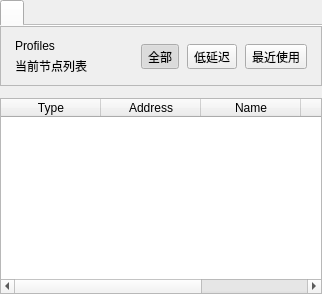
          <widget class="QTabWidget" name="tabWidget">
          <property name="currentIndex">
           <number>0</number>
          </property>
          <property name="documentMode">
           <bool>true</bool>
          </property>
           <property name="tabPosition">
            <enum>QTabWidget::North</enum>
           </property>
          <property name="movable">
           <bool>true</bool>
          </property>
        <widget class="QWidget" name="widget1">
         <attribute name="title">
          <string/>
         </attribute>
         <layout class="QVBoxLayout" name="workspaceTabLayout">
          <property name="spacing">
           <number>12</number>
          </property>
          <property name="leftMargin">
           <number>0</number>
          </property>
          <property name="topMargin">
           <number>0</number>
          </property>
          <property name="rightMargin">
           <number>0</number>
          </property>
          <property name="bottomMargin">
           <number>0</number>
          </property>
          <item>
           <widget class="QFrame" name="workspaceHeaderPanel">
            <property name="frameShape">
             <enum>QFrame::StyledPanel</enum>
            </property>
            <layout class="QHBoxLayout" name="workspaceHeaderLayout">
             <property name="spacing">
              <number>10</number>
             </property>
             <property name="leftMargin">
              <number>14</number>
             </property>
             <property name="topMargin">
              <number>12</number>
             </property>
             <property name="rightMargin">
              <number>14</number>
             </property>
             <property name="bottomMargin">
              <number>10</number>
             </property>
             <item>
              <layout class="QVBoxLayout" name="workspaceHeaderTextLayout">
               <property name="spacing">
                <number>4</number>
               </property>
               <item>
                <widget class="QLabel" name="workspaceEyebrow">
                 <property name="text">
                  <string>Profiles</string>
                 </property>
                </widget>
               </item>
               <item>
                <widget class="QLabel" name="workspaceTitle">
                 <property name="text">
                  <string>当前节点列表</string>
                 </property>
                </widget>
               </item>
              </layout>
             </item>
             <item>
              <spacer name="horizontalSpacer_workspaceHeader">
               <property name="orientation">
                <enum>Qt::Horizontal</enum>
               </property>
               <property name="sizeHint" stdset="0">
                <size>
                 <width>40</width>
                 <height>20</height>
                </size>
               </property>
              </spacer>
             </item>
             <item>
              <layout class="QHBoxLayout" name="workspaceFilterLayout">
               <property name="spacing">
                <number>8</number>
               </property>
               <item>
                <widget class="QToolButton" name="filterButtonAll">
                 <property name="text">
                  <string>全部</string>
                 </property>
                 <property name="checkable">
                  <bool>true</bool>
                 </property>
                 <property name="checked">
                  <bool>true</bool>
                 </property>
                 <property name="toolButtonStyle">
                  <enum>Qt::ToolButtonTextOnly</enum>
                 </property>
                </widget>
               </item>
               <item>
                <widget class="QToolButton" name="filterButtonFast">
                 <property name="text">
                  <string>低延迟</string>
                 </property>
                 <property name="checkable">
                  <bool>true</bool>
                 </property>
                 <property name="toolButtonStyle">
                  <enum>Qt::ToolButtonTextOnly</enum>
                 </property>
                </widget>
               </item>
               <item>
                <widget class="QToolButton" name="filterButtonRecent">
                 <property name="text">
                  <string>最近使用</string>
                 </property>
                 <property name="checkable">
                  <bool>true</bool>
                 </property>
                 <property name="toolButtonStyle">
                  <enum>Qt::ToolButtonTextOnly</enum>
                 </property>
                </widget>
               </item>
              </layout>
             </item>
            </layout>
           </widget>
          </item>
          <item>
           <widget class="MyTableWidget" name="proxyListTable">
            <property name="contextMenuPolicy">
             <enum>Qt::CustomContextMenu</enum>
            </property>
           <property name="editTriggers">
            <set>QAbstractItemView::NoEditTriggers</set>
           </property>
           <property name="alternatingRowColors">
            <bool>true</bool>
           </property>
           <property name="selectionBehavior">
            <enum>QAbstractItemView::SelectRows</enum>
           </property>
           <property name="horizontalScrollMode">
            <enum>QAbstractItemView::ScrollPerPixel</enum>
           </property>
           <property name="wordWrap">
            <bool>false</bool>
           </property>
           <attribute name="horizontalHeaderMinimumSectionSize">
            <number>16</number>
           </attribute>
           <attribute name="horizontalHeaderHighlightSections">
            <bool>false</bool>
           </attribute>
           <attribute name="horizontalHeaderShowSortIndicator" stdset="0">
            <bool>false</bool>
           </attribute>
           <attribute name="verticalHeaderDefaultSectionSize">
            <number>30</number>
           </attribute>
           <column>
            <property name="text">
             <string>Type</string>
            </property>
           </column>
           <column>
            <property name="text">
             <string>Address</string>
            </property>
           </column>
           <column>
            <property name="text">
             <string>Name</string>
            </property>
           </column>
           <column>
            <property name="text">
             <string>Test Result</string>
            </property>
           </column>
            <column>
             <property name="text">
              <string>Traffic</string>
             </property>
            </column>
           </widget>
          </item>
         </layout>
        </widget>
         </widget>
